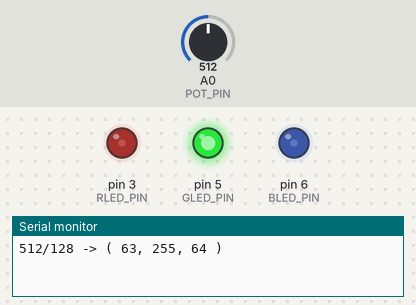
Bench run of a sketch on a simulated Arduino Uno, built with avr-gcc and run on an emulated ATmega328P. Parts: output pins drawn as LEDs (lit = HIGH), the last lines printed to the serial monitor. The inputs (shaded band) are chosen by the test bench; at power-on: A0 (POT_PIN) = 512.

Above: at 1.2 s.
1.3 s: A0 (POT_PIN) set to 716
At 2.5 s:
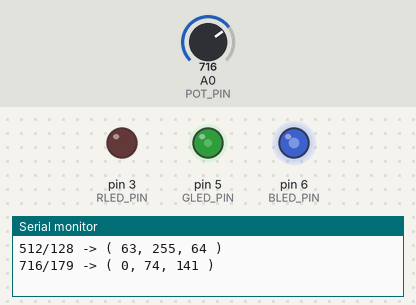
2.8 s: A0 (POT_PIN) set to 900
At 3.8 s:
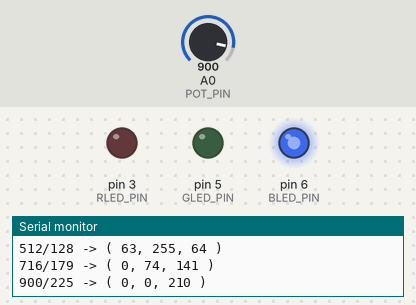
4.3 s: A0 (POT_PIN) set to 511
At 5.0 s:
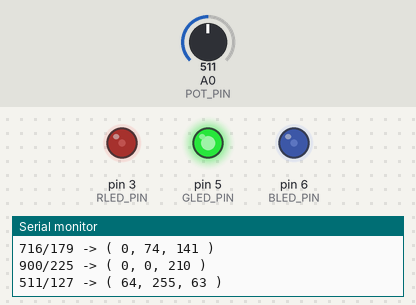
5.8 s: A0 (POT_PIN) set to 306
At 6.1 s:
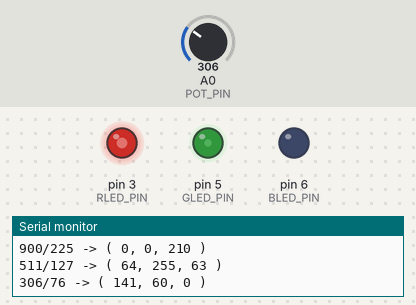
7.3 s: A0 (POT_PIN) set to 122
At 8.4 s:
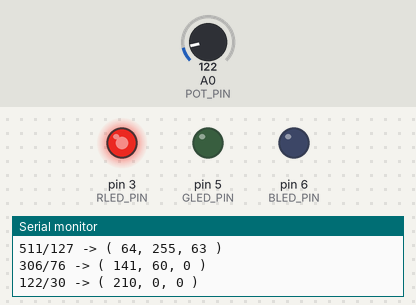
Timing chart, 0 to 9.8 s (numbered marks = the images above; inputs shaded):
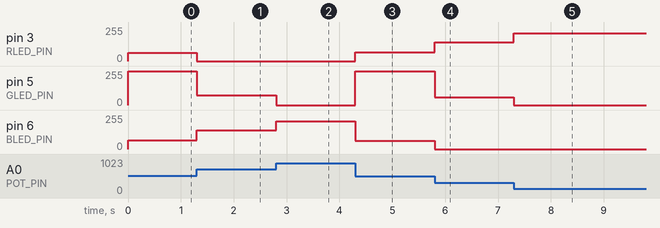

Measured:
- after the input at 1.3 s, pin 3 (RLED_PIN): 63/255 → 0/255 at once; pin 5 (GLED_PIN): 255/255 → 74/255 at once; pin 6 (BLED_PIN): 64/255 → 141/255 at once
- after the input at 2.8 s, pin 5 (GLED_PIN): 74/255 → 0/255 at once; pin 6 (BLED_PIN): 141/255 → 210/255 at once
- after the input at 4.3 s, pin 3 (RLED_PIN): 0/255 → 64/255 at once; pin 5 (GLED_PIN): 0/255 → 255/255 at once; pin 6 (BLED_PIN): 210/255 → 63/255 at once
- after the input at 5.8 s, pin 3 (RLED_PIN): 64/255 → 141/255 at once; pin 5 (GLED_PIN): 255/255 → 60/255 at once; pin 6 (BLED_PIN): 63/255 → 0/255 at once
- after the input at 7.3 s, pin 3 (RLED_PIN): 141/255 → 210/255 at once; pin 5 (GLED_PIN): 60/255 → 0/255 at once

The sketch:

potenciometr_rgb_smooth.ino
```cpp
int RLED_PIN = 3;
int GLED_PIN = 5;
int BLED_PIN = 6;
int reading;
int lastReading;
int POT_PIN = A0;

int INTENSITY = 140;

void SetAnalog(int r, int g, int b)
{
  analogWrite(RLED_PIN, r);
  analogWrite(GLED_PIN, g);
  analogWrite(BLED_PIN, b);
}

int GetRedFromReading(int reading)
{
  int red = 255-(255/170.0)*reading;
  //Serial.println(red);
  return red;
}

int GetBlueFromReading(int reading)
{
  return (255/170.0)*(reading-85);
}

int GetGreenFromReading(int reading)
{
  if(reading <= 127)
    return (255/67.0)*(reading-60);
  else
    return 255-( (255/72.0)*(reading-128));
}

int Normalize(int output)
{
    if(output > 255)
      return 255;
    if(output < 0)
      return 0;

    return output;
}


void setup() {
  Serial.begin(9600);
}

void loop() {
  // put your main code here, to run repeatedly:

  reading = analogRead(POT_PIN);

  int converted = reading/4;

  int r = Normalize(GetRedFromReading(converted));
  int g = Normalize(GetGreenFromReading(converted));
  int b = Normalize(GetBlueFromReading(converted));

    SetAnalog(r,g,b);


  if(reading < lastReading-15 || reading > lastReading+15)
  {
    Serial.print(reading);
    Serial.print("/");
    Serial.print(converted);
    Serial.print(" -> ");
    Serial.print("( ");
    Serial.print(r);
    Serial.print(", ");
    Serial.print(g);
    Serial.print(", ");
    Serial.print(b);
    Serial.println(" )");
    lastReading = reading;
  }


}
```
